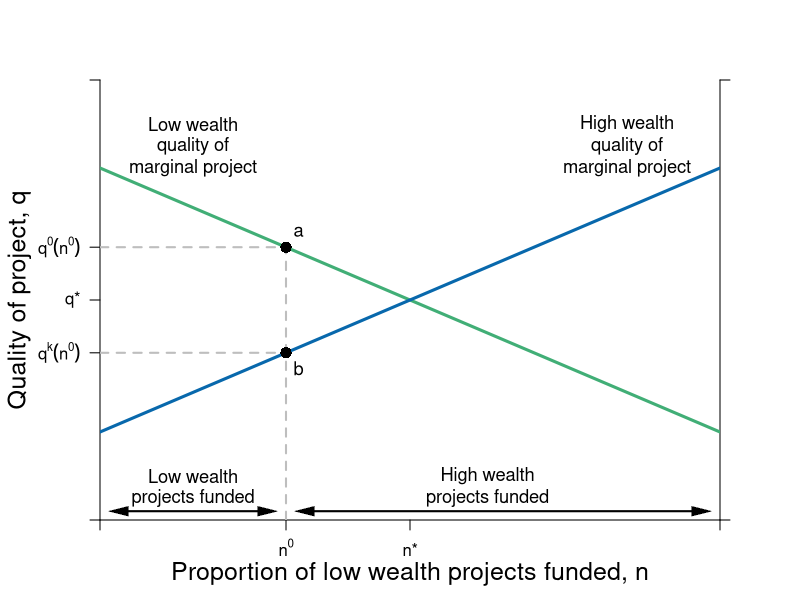

The R source for this figure:
#Graph Designer: Simon Halliday
#Authors: Bowles, Foley and Halliday
#Title: Coordination, Conflict and Competition: A Text in Microeconomics

library(shape)
pdf(file = "credit/wealth_project_quality.pdf", width = 8, height = 6)

#Set parameters for graphics
axislabelsize <- 1.5
labelsize <- 1.1
graphlinewidth <- 3
segmentlinewidth <- 2

COL <- c("#7fc97f", "#beaed4", "#fdc086", "#ffff99", "#386cb0", "#f0027f", "#bf5b17", "#666666")
COLA <- c("#e0f3db", "#99d8c9","#66c2a4","#41ae76", "#238b45", "#005824")
COLB <- c("#c6dbef", "#4eb3d3", "#2b8cbe", "#0868ac","#084081")

#Edited the margins to cater for the larger LHS labels
par(mar =  c(4, 5, 4, 4))

LWealthQ <- function(n, int = 8, slope = 6) {
  int - slope*n
}

HWealthQ <- function(n, int = 2, slope = 6) {
  int + slope*n
}

xlims <- c(0, 1)
ylims <- c(0, 10)

npts <- 501 
d1 <- seq(xlims[1], xlims[2], length.out = npts)
f1 <- seq(ylims[1], ylims[2], length.out = npts) 
a <- c(0.0625)

plot(0, 0, xlim = xlims, ylim = ylims, type = "n",
     xlab = expression(paste("")),
     ylab = expression(paste("")), 
     xaxt = "n", 
     yaxt = "n", 
     cex.lab = axislabelsize, 
     bty = "n", 
     xaxs="i", 
     yaxs="i"
)


# ticksy <- seq(from = 0, to = ylims[2], by = 0.1)
# ylabels <- seq(from = 0, to = ylims[2], by = 0.1)
# ticksx <- seq(from = 0, to = xlims[2], by = 0.1)
# xlabels <- seq(from = 0, to = xlims[2], by = 0.1)
ticksy <- c(ylims[1], HWealthQ(n = 0.3), 5, LWealthQ(n = 0.3), ylims[2])
ylabels <- c(NA, expression(paste(q^k*(n^0))), expression(paste(q,"*")), expression(paste(q^0*(n^0))), NA)
ticksx <- c(xlims[1], 0.3, 0.5, xlims[2])
xlabels <- c(NA, expression(paste(n^{0})),expression(paste(n,"*")), NA)
ticksy2 <- c(ylims[1], ylims[2])
ylabels2 <- c(NA, NA)

axis(1, at = ticksx, pos = 0, labels = xlabels)
axis(2, at = ticksy, pos = 0, labels = ylabels, las = 1)
axis(4, at = ticksy2, pos = 1, labels = ylabels2, las = 1)

npts <- 503 
xx1 <- seq(xlims[1], xlims[2], length.out = npts)

#Draw the graphs
lines(xx1, LWealthQ(xx1), col = COLA[4], lwd = graphlinewidth)
lines(xx1, HWealthQ(xx1), col = COLB[4], lwd = graphlinewidth)
#lines(xx1, brfFn(xx1), col = COLA[4], lwd = graphlinewidth)
#lines(xx1, isoreturnFn(xx1, pi = 0.35), col = COLB[4], lwd = graphlinewidth)
#lines(xx1, isoreturnFn(xx1, pi = 0.375), col = COLB[4], lwd = graphlinewidth)
#lines(xx1, isoreturnFn(xx1, pi = 0.5), col = COLB[4], lwd = graphlinewidth)


#Axis labels
mtext(expression(paste("Proportion of low wealth projects funded, ", n)), side = 1, line = 2.5, cex = axislabelsize)
text(-0.13, 0.5*(ylims[2]), expression(paste("Quality of project, ", q)), xpd = TRUE, cex = axislabelsize, srt = 90) 


segments(0.3, 0, 0.3, LWealthQ(n = 0.3), lty = 2, col = "gray" , lwd = segmentlinewidth)
segments(0, LWealthQ(n = 0.3), 0.3, LWealthQ(n = 0.3), lty = 2, col = "gray" , lwd = segmentlinewidth)
points(0.3, LWealthQ(n = 0.3), pch = 16, col = "black", cex = 1.5)
text(0.3 + 0.02, LWealthQ(n = 0.3) + 0.35, expression(paste(a)), cex = labelsize)
segments(0, HWealthQ(n = 0.3), 0.3, HWealthQ(n = 0.3), lty = 2, col = "gray" , lwd = segmentlinewidth)
points(0.3, HWealthQ(n = 0.3), pch = 16, col = "black", cex = 1.5)
text(0.3 + 0.02, HWealthQ(n = 0.3) - 0.35, expression(paste(b)), cex = labelsize)

# 
# 
# 
# segments(1.5, 0, 1.5, brfFn(delta = 1.5, k = 0.666), lty = 2, col = "gray" , lwd = segmentlinewidth)
# points(1.5, brfFn(1.5, k = 0.666), pch = 16, col = "black", cex = 1.5)
# text(1.5 + 0.04, brfFn(1.5, k = 0.666) - 0.03, expression(paste(b)), cex = labelsize)
# 
# segments(1, 0, 1, brfFn(delta = 1, k = 0.5), lty = 2, col = "gray" , lwd = segmentlinewidth)
# points(1, brfFn(1, k = 0.5), pch = 16, col = "black", cex = 1.5)
# text(1, brfFn(1, k = 0.5) + 0.04, expression(paste(n)), cex = labelsize)
# 
# segments(0.64, 0, 0.64, brfFn(delta = 0.64, k = 0.666), lty = 2, col = "gray" , lwd = segmentlinewidth)
# points(0.64, brfFn(0.64, k = 0.666), pch = 16, col = "black", cex = 1.5)
# text(0.64 + 0.04, brfFn(0.64, k = 0.666) - 0.03, expression(paste(a)), cex = labelsize)


# 
# segments(8, 0, 8,indiffA(x = 8)  , lty = 2, col = "gray" , lwd = segmentlinewidth)
# segments(0, indiffA(x = 8) , 8,indiffA(x = 8)  , lty = 2, col = "gray" , lwd = segmentlinewidth)

#Annotate points (4,4),(2,8),(8,2) on feasibility frontier


# text(0.375+0.02, 0.6+0.03, expression(paste(b)), cex = labelsize)
# points(0.375, 0.6, pch = 16, col = "black", cex = 1.5)

#text(0.3, 1.01, expression(paste("Iso-expected income curves")), cex = labelsize)
#text(0.3, 0.95, expression(paste(y[1] == y^L)), cex = labelsize)
#text(0.3, 0.87, expression(paste(y == y^{NE})), cex = labelsize)
#text(0.3, 0.77, expression(paste(y[3] == y^H)), cex = labelsize)

# text(0.61, 0.98, expression(paste("Excluded borrower's BRF")), cex = labelsize)
# text(0.58, 0.93, expression(paste(f(delta, k < k^0))), cex = labelsize)
# 
# text(1.55, 0.98, expression(paste("Marginal borrower's BRF")), cex = labelsize)
# text(1.48, 0.93, expression(paste(f(delta, k == k^0))), cex = labelsize)
# 
# 
# text(1.75, 0.5, expression(paste("BRF for borrower")), cex = labelsize)
# text(1.75, 0.45, expression(paste("with more than")), cex = labelsize)
# text(1.75, 0.4, expression(paste("miniqm collateral")), cex = labelsize)
# text(1.75, 0.35, expression(paste(f(delta, k > k^0))), cex = labelsize)
# Arrows(1.75, 0.53, 1.75, 0.77, col = "black", lty = 1, lwd = 2, arr.type = "triangle", arr.lwd = 0.5)
# 
# text(0.8, 0.43, expression(paste(pi > 1 + rho)), cex = labelsize)
# 
# text(0.3, 0.35, expression(paste("Zero profit")), cex = labelsize)
# text(0.3, 0.3, expression(paste("condition")), cex = labelsize)
# text(0.3, 0.35, expression(paste(pi == 1 + rho)), cex = labelsize)

#text(0.62, 0.9, expression(paste(f == frac(1,2) + frac(delta, 2*q))), cex = labelsize)

# text(0.62, 0.4, expression(paste("A's participation")), cex = labelsize)
# text(0.62, 0.35, expression(paste("constraint")), cex = labelsize)
# text(0.62, 0.35, expression(paste(f == frac(delta, q))), cex = labelsize)



# text(0.88, 0.6, expression(paste("P's iso-profit curve")), cex = labelsize)
# text(0.88, 0.55, expression(paste(pi == pi^{NE})), cex = labelsize)
# Arrows(0.88, 0.63, 0.88, 0.82, col = "black", lty = 1, lwd = 2, arr.type = "triangle", arr.lwd = 0.5)

# text(0.3, 0.15, expression(paste("Pareto-improving")), cex = labelsize)
text(0.15, 1, expression(paste("Low wealth")), cex = labelsize)
text(0.15, 0.5, expression(paste("projects funded")), cex = labelsize)
Arrows(0.03, 0.2, 0.27, 0.2, col = "black", code = 3, lty = 1, lwd = 2, arr.type = "triangle", arr.lwd = 0.5)

text(0.625, 1, expression(paste("High wealth")), cex = labelsize)
text(0.625, 0.5, expression(paste("projects funded")), cex = labelsize)
Arrows(0.33, 0.2, 0.97, 0.2, col = "black", code = 3, lty = 1, lwd = 2, arr.type = "triangle", arr.lwd = 0.5)

text(0.15, 9, expression(paste("Low wealth")), cex = labelsize)
text(0.15, 8.5, expression(paste("quality of")), cex = labelsize)
text(0.15, 8, expression(paste("marginal project")), cex = labelsize)


text(0.85, 9, expression(paste("High wealth")), cex = labelsize)
text(0.85, 8.5, expression(paste("quality of")), cex = labelsize)
text(0.85, 8, expression(paste("marginal project")), cex = labelsize)


dev.off()
